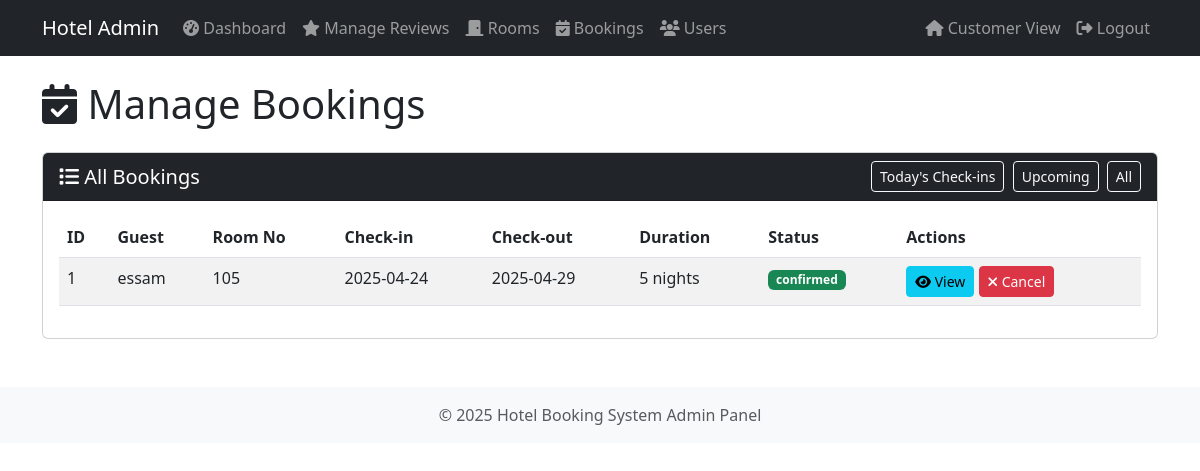
Screenshot of /admin/bookings (signed in) with the database file from the repository.
### models.py (models this page shows, shortened)
class Booking(db.Model):
    __tablename__ = 'bookings'
    b_id = db.Column(db.Integer, primary_key=True)
    user_id = db.Column(db.Integer, db.ForeignKey('users.id'), nullable=False)
    room_id = db.Column(db.Integer, db.ForeignKey('rooms.r_id'), nullable=False)
    check_in_date = db.Column(db.Date, nullable=False)
    check_out_date = db.Column(db.Date, nullable=False)
    status = db.Column(db.String(20), default='confirmed')

class User(db.Model, UserMixin):
    __tablename__ = 'users'
    id = db.Column(db.Integer, primary_key=True)
    name = db.Column(db.String(100), nullable=False)
    email = db.Column(db.String(100), unique=True, nullable=False)
    password = db.Column(db.String(200), nullable=False)
    phone = db.Column(db.String(20))
    role = db.Column(db.String(20), default='customer')
    bookings = db.relationship('Booking', backref='user', lazy=True)
    reviews = db.relationship('Review', backref='user', lazy=True)

class Room(db.Model):
    __tablename__ = 'rooms'
    r_id = db.Column(db.Integer, primary_key=True)
    room_no = db.Column(db.String(10), unique=True, nullable=False)
    type = db.Column(db.String(50), nullable=False)
    price = db.Column(db.Float, nullable=False)
    is_available = db.Column(db.Boolean, default=True)
    rating = db.Column(db.Float, default=0.0)
    bookings = db.relationship('Booking', backref='room', lazy=True)
    reviews = db.relationship('Review', backref='room', lazy=True)

### routes.py (the view)
@app.route('/admin/bookings')
@login_required
@admin_required
def admin_bookings():
    bookings = Booking.query.options(
        joinedload(Booking.user),
        joinedload(Booking.room)
    ).all()
    return render_template('admin/bookings.html', bookings=bookings)

### routes.py (called while the page is built)
@login_manager.user_loader
def load_user(user_id):
    return User.query.get(int(user_id))

def admin_required(f):
    @wraps(f)
    def decorated_function(*args, **kwargs):
        if not current_user.is_authenticated or current_user.role != 'admin':
            flash('Access denied. Admin privileges required.', 'danger')
            return redirect(url_for('home'))
        return f(*args, **kwargs)
    return decorated_function

### templates/admin/bookings.html (shortened to what this page needs)
{% extends "admin/base.html" %}
{% block content %}
<h1 class="mb-4"><i class="fas fa-calendar-check"></i> Manage Bookings</h1>
<div class="card">
    <div class="card-header bg-dark text-white">
        <div class="d-flex justify-content-between align-items-center">
            <h5 class="mb-0"><i class="fas fa-list"></i> All Bookings</h5>
            <div>
                <button class="btn btn-sm btn-outline-light" id="btnFilterToday">Today's Check-ins</button>
                <button class="btn btn-sm btn-outline-light ms-1" id="btnFilterUpcoming">Upcoming</button>
                <button class="btn btn-sm btn-outline-light ms-1" id="btnFilterAll">All</button>
            </div>
        </div>
    </div>
    <div class="card-body">
        {% if bookings %}
        <div class="table-responsive">
            <table class="table table-striped" id="bookingsTable">
                <thead>
                    <tr>
                        <th>ID</th>
                        <th>Guest</th>
                        <th>Room No</th>
                        <th>Check-in</th>
                        <th>Check-out</th>
                        <th>Duration</th>
                        <th>Status</th>
                        <th>Actions</th>
                    </tr>
                </thead>
                <tbody>
                    {% for booking in bookings %}
                    <tr>
                        <td>{{ booking.b_id }}</td>
                        <td>{{ booking.user.name }}</td>
                        <td>{{ booking.room.room_no }}</td>
                        <td data-date="{{ booking.check_in_date.strftime('%Y-%m-%d') }}">
                            {{ booking.check_in_date.strftime('%Y-%m-%d') }}
                        </td>
                        <td>{{ booking.check_out_date.strftime('%Y-%m-%d') }}</td>
                        <td>
                            {% set nights = (booking.check_out_date - booking.check_in_date).days %}
                            {{ nights }} night{% if nights != 1 %}s{% endif %}
                        </td>
                        <td>
                            <span class="badge {% if booking.status == 'confirmed' %}bg-success{% elif booking.status == 'cancelled' %}bg-danger{% else %}bg-secondary{% endif %}">
                                {{ booking.status }}
                            </span>
                        </td>
                        <td>
                            <a href="{{ url_for('admin_booking_detail', booking_id=booking.b_id) }}" class="btn btn-sm btn-info">
                                <i class="fas fa-eye"></i> View
                            </a>
                            {% if booking.status == 'confirmed' %}
                            <button type="button" class="btn btn-sm btn-danger" data-bs-toggle="modal" data-bs-target="#cancelModal{{ booking.b_id }}">
                                <i class="fas fa-times"></i> Cancel
                            </button>
                            {% endif %}
                        </td>
                    </tr>
                    {% endfor %}
                </tbody>
            </table>
        </div>
        {% else %}
        <div class="alert alert-info">
            <i class="fas fa-info-circle"></i> No bookings found in the system.
        </div>
        {% endif %}
    </div>
</div>
{% endblock %}

### rows the page displays
Booking: b_id "1", user.name "essam", room.room_no "105", check_in_date "2025-04-24", check_out_date "2025-04-29", nights "5", status "confirmed"
